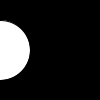
Frame 1 (no input)
Frame 2 (the mouse pressed at the canvas centre, redrawn once): identical to frame 1, image omitted

The Processing sketch that drew this single still picture (run headless with seeded random() and noise(); the mouse was pressed at the canvas centre and the sketch redrawn once):

// Processing sketch: _10
// ── _10.pde
void setup() {
  size(100, 100);
  smooth();
  noLoop();
  translate(50, 0); // Has no effect
}

void draw() {
  background(0);
  ellipse(0, 50, 60, 60);
}
